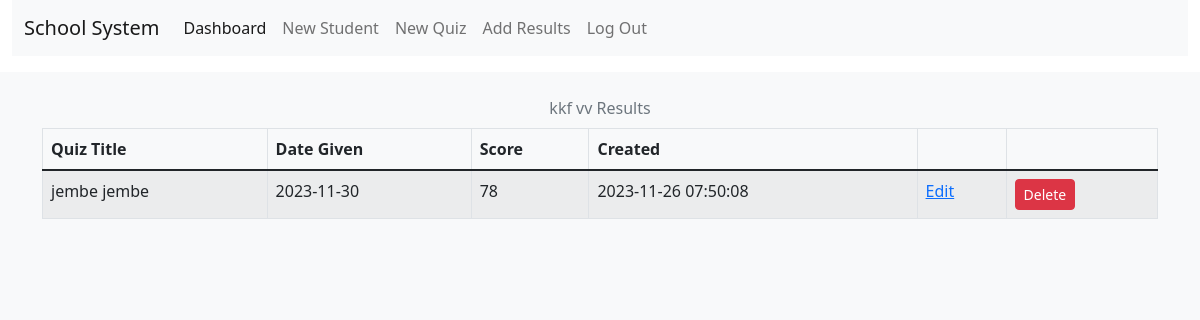
The app's page /student/3 (signed in) with its own data.
### tables this page shows
CREATE TABLE Students(
    id INTEGER PRIMARY KEY AUTOINCREMENT,    
    created TIMESTAMP NOT NULL DEFAULT CURRENT_TIMESTAMP,
    firstname TEXT NOT NULL,
    lastname TEXT NOT NULL
    

    -- FOREIGN KEY (user_id) REFERENCES user (id)
);

CREATE TABLE Results(
    id INTEGER PRIMARY KEY AUTOINCREMENT,
    student_id INTEGER NOT NULL,
    quiz_id INTEGER NOT NULL,
    score INTEGER NOT NULL,
    created TIMESTAMP NOT NULL DEFAULT CURRENT_TIMESTAMP,
    
    -- complete BOOLEAN NOT NULL DEFAULT FALSE,

    FOREIGN KEY (student_id) REFERENCES Students (id),
    FOREIGN KEY (quiz_id) REFERENCES Quizes (id)
);

CREATE TABLE Quizes(
    id INTEGER PRIMARY KEY AUTOINCREMENT,
    -- user_id INTEGER NOT NULL,
    created TIMESTAMP NOT NULL DEFAULT CURRENT_TIMESTAMP,
    title TEXT NOT NULL,
    questions TEXT NOT NULL,
    date_given DATE NOT NULL
    -- complete BOOLEAN NOT NULL DEFAULT FALSE,

    -- FOREIGN KEY (user_id) REFERENCES user (id)
);

### class_app.py (the view)
@bp.route("/student/<int:id>")
def view_student_results(id):
    student_results = get_student_results(id)
    if student_results["student"] is None:
        abort(404, f"Student id {id} doesn't exist.")
    return render_template("class/student_results.html", **student_results)

### auth.py (called while the page is built)
@bp.before_app_request
def load_logged_in_user():
    user_id = session.get("user_id")
    if user_id is None:
        g.user = None
    else:
        g.user = (
            get_db().execute("SELECT * FROM user WHERE id = ?", (user_id,)).fetchone()
        )

### class_app.py (called while the page is built)
def get_student_results(student_id):
    student = (
        get_db()
        .execute(
            "SELECT id, firstname, lastname FROM Students WHERE id = ?",
            (student_id,),
        )
        .fetchone()
    )
    results = (
        get_db()
        .execute(
            "SELECT r.id, q.title, q.date_given, r.score, r.created"
            " FROM Results r JOIN Quizes q ON r.quiz_id = q.id"
            " WHERE r.student_id = ?",
            (student_id,),
        )
        .fetchall()
    )
    return {"student": student, "results": results}

### db.py (called while the page is built)
def get_db():
    if "db" not in g:
        g.db = sqlite3.connect(
            current_app.config["DATABASE"], detect_types=sqlite3.PARSE_DECLTYPES
        )
        g.db.row_factory = sqlite3.Row
    return g.db

### templates/class/student_results.html
{% extends 'base.html' %}
{% block content %}
<div class="container">
  <div class="row mt-3 pt-2">
    {% if results %}
        <div class="table-responsive">
        <table class="table table-striped table-bordered p-2 caption-top">
             <h2 class="text-decoration-underline"><caption class="text-center">{{ student.firstname }} {{ student.lastname }} Results</caption></h2>
            <thead>
                <tr>
                    <th>Quiz Title</th>
                    <th>Date Given</th>
                    <th>Score</th>
                    <th>Created</th>
                    <th></th>
                    <th></th>
                </tr>
            </thead>
            <tbody class="table-group-divider">
                {% for result in results %}
                    <tr>
                        <td>{{ result.title }}</td>
                        <td>{{ result.date_given }}</td>
                        <td>{{ result.score }}</td>
                        <td>{{ result.created }}</td>
                        <td><a class="text-primary" href="{{ url_for('class_app.update_results', id=result['id']) }}">Edit</a></td>
                        <td>
                            <form action="{{ url_for('class_app.delete_result', id=result['id']) }}" method="post">
                             <input class="btn btn-sm btn-danger" type="submit" value="Delete" onclick="return confirm('Are you sure?');">
                            </form>
                        </td>
                    </tr>
                {% endfor %}
            </tbody>
        </table>
    </div>
    {% else %}
        <p>No quiz results available for {{ student.firstname }} {{ student.lastname }}.</p>
    {% endif %}
  </div>
</div>
{% endblock %}

### records on screen
Students: firstname "kkf", lastname "vv"
Results: title "jembe jembe", date_given "2023-11-30", score "78", created "2023-11-26 07:50:08"
